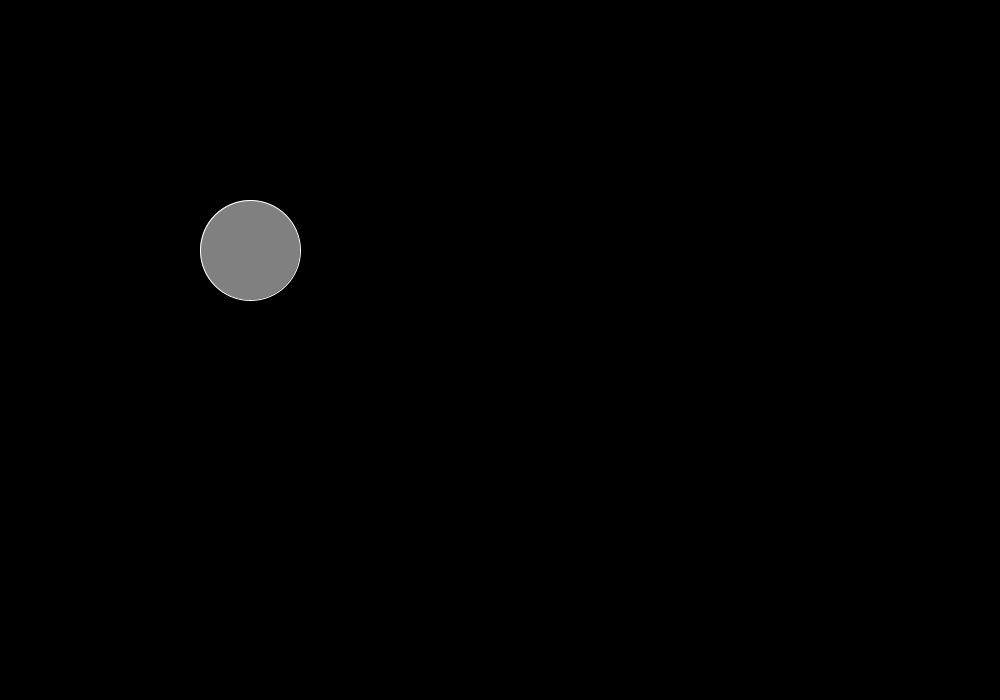
Frame 1 (no input)
Frame 60 (the mouse pressed at the canvas centre just before this capture): identical to frame 1, image omitted
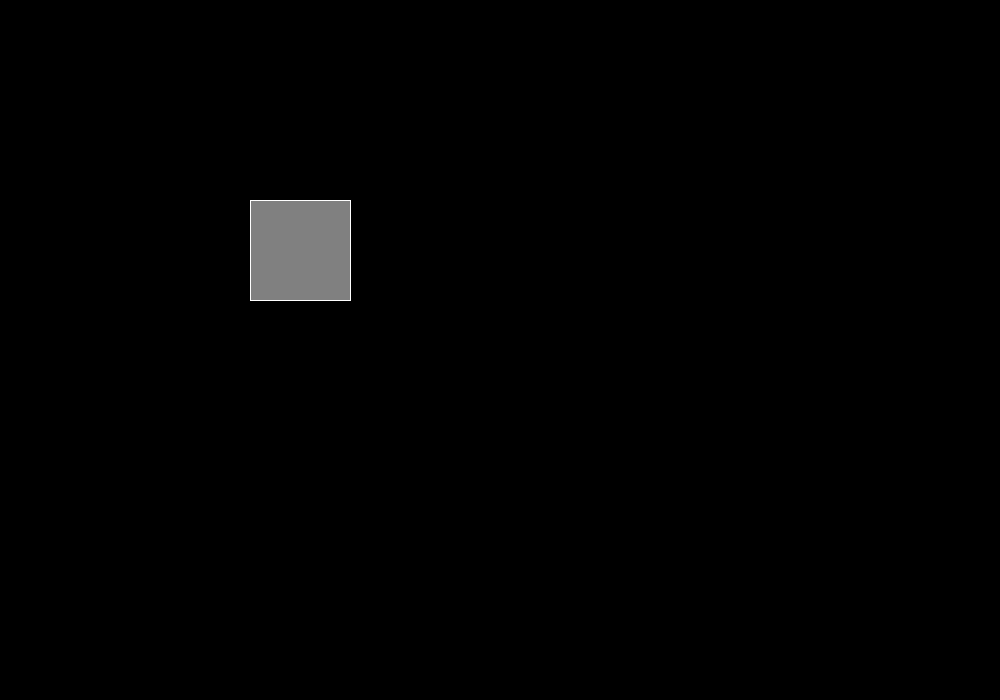
Frame 120 (the mouse held since frame 60 and released just before this capture)

The Processing sketch that drew these frames (run headless with seeded random() and noise(); from frame 60 on, the mouse is pressed at the canvas centre):

// Processing sketch: Processing_Tutorial_4_Questions
// ── Processing_Tutorial_4_Questions.pde
//Conditional Statement
//if(______){__________}


void setup(){
  size(1000,700);
  
}

void draw(){
  background(0);
  stroke(255);
  fill(128);
  
  if(mousePressed){
     rect(250,200,100,100);
  } else {
     ellipse(250,250, 100,100);
  }
}
